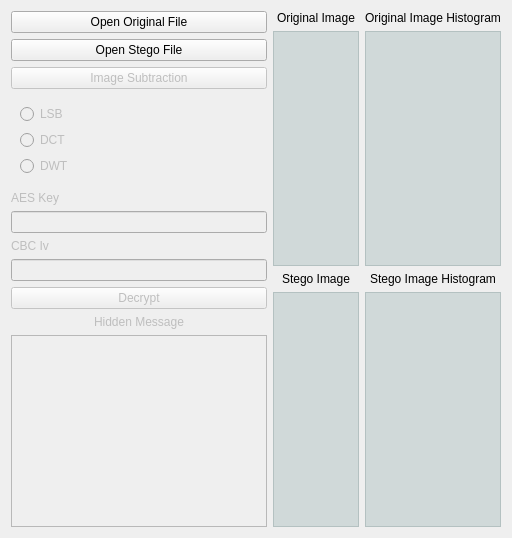
      <widget class="QWidget" name="tab_4">
       <attribute name="title">
        <string>Stego Detection and Decryption</string>
       </attribute>
       <layout class="QHBoxLayout" name="horizontalLayout_4">
        <item>
         <layout class="QVBoxLayout" name="verticalLayout_8">
          <item>
           <widget class="QPushButton" name="btnDecryptOriginal">
            <property name="text">
             <string>Open Original File</string>
            </property>
           </widget>
          </item>
          <item>
           <widget class="QPushButton" name="btnStegoDetectOpen">
            <property name="sizePolicy">
             <sizepolicy hsizetype="Preferred" vsizetype="Fixed">
              <horstretch>0</horstretch>
              <verstretch>0</verstretch>
             </sizepolicy>
            </property>
            <property name="text">
             <string>Open Stego File</string>
            </property>
           </widget>
          </item>
          <item>
           <widget class="QPushButton" name="btnDetectImageSubtraction">
            <property name="enabled">
             <bool>false</bool>
            </property>
            <property name="text">
             <string>Image Subtraction</string>
            </property>
           </widget>
          </item>
          <item>
           <widget class="QWidget" name="widget" native="true">
            <property name="enabled">
             <bool>false</bool>
            </property>
            <property name="sizePolicy">
             <sizepolicy hsizetype="Preferred" vsizetype="Preferred">
              <horstretch>0</horstretch>
              <verstretch>0</verstretch>
             </sizepolicy>
            </property>
            <layout class="QVBoxLayout" name="verticalLayout_7">
             <item>
              <widget class="QRadioButton" name="rbnLSB">
               <property name="text">
                <string>LSB</string>
               </property>
              </widget>
             </item>
             <item>
              <widget class="QRadioButton" name="rbnDCT">
               <property name="text">
                <string>DCT</string>
               </property>
              </widget>
             </item>
             <item>
              <widget class="QRadioButton" name="rbnDWT">
               <property name="text">
                <string>DWT</string>
               </property>
              </widget>
             </item>
            </layout>
           </widget>
          </item>
          <item>
           <widget class="QLabel" name="lblDecryptKey">
            <property name="enabled">
             <bool>false</bool>
            </property>
            <property name="sizePolicy">
             <sizepolicy hsizetype="Preferred" vsizetype="Preferred">
              <horstretch>0</horstretch>
              <verstretch>0</verstretch>
             </sizepolicy>
            </property>
            <property name="text">
             <string>AES Key</string>
            </property>
           </widget>
          </item>
          <item>
           <widget class="QLineEdit" name="ldtKeyDecrypt">
            <property name="enabled">
             <bool>false</bool>
            </property>
            <property name="sizePolicy">
             <sizepolicy hsizetype="Preferred" vsizetype="Fixed">
              <horstretch>0</horstretch>
              <verstretch>0</verstretch>
             </sizepolicy>
            </property>
            <property name="maxLength">
             <number>16</number>
            </property>
           </widget>
          </item>
          <item>
           <widget class="QLabel" name="lblDecryptIV">
            <property name="enabled">
             <bool>false</bool>
            </property>
            <property name="sizePolicy">
             <sizepolicy hsizetype="Preferred" vsizetype="Preferred">
              <horstretch>0</horstretch>
              <verstretch>0</verstretch>
             </sizepolicy>
            </property>
            <property name="text">
             <string>CBC Iv</string>
            </property>
           </widget>
          </item>
          <item>
           <widget class="QLineEdit" name="ldtIVDecrypt">
            <property name="enabled">
             <bool>false</bool>
            </property>
            <property name="sizePolicy">
             <sizepolicy hsizetype="Preferred" vsizetype="Fixed">
              <horstretch>0</horstretch>
              <verstretch>0</verstretch>
             </sizepolicy>
            </property>
            <property name="maxLength">
             <number>16</number>
            </property>
           </widget>
          </item>
          <item>
           <widget class="QPushButton" name="btnStegoDecrypt">
            <property name="enabled">
             <bool>false</bool>
            </property>
            <property name="sizePolicy">
             <sizepolicy hsizetype="Preferred" vsizetype="Fixed">
              <horstretch>0</horstretch>
              <verstretch>0</verstretch>
             </sizepolicy>
            </property>
            <property name="text">
             <string>Decrypt</string>
            </property>
           </widget>
          </item>
          <item>
           <widget class="QLabel" name="lblDecryptMessage">
            <property name="enabled">
             <bool>false</bool>
            </property>
            <property name="sizePolicy">
             <sizepolicy hsizetype="Preferred" vsizetype="Preferred">
              <horstretch>0</horstretch>
              <verstretch>0</verstretch>
             </sizepolicy>
            </property>
            <property name="text">
             <string>Hidden Message</string>
            </property>
            <property name="alignment">
             <set>Qt::AlignCenter</set>
            </property>
           </widget>
          </item>
          <item>
           <widget class="QPlainTextEdit" name="pteDecrypt">
            <property name="enabled">
             <bool>false</bool>
            </property>
            <property name="sizePolicy">
             <sizepolicy hsizetype="Preferred" vsizetype="Expanding">
              <horstretch>0</horstretch>
              <verstretch>0</verstretch>
             </sizepolicy>
            </property>
           </widget>
          </item>
         </layout>
        </item>
        <item>
         <layout class="QGridLayout" name="gridLayout_4">
          <item row="3" column="1">
           <widget class="QGraphicsView" name="grvStegoDetectHist">
            <property name="styleSheet">
             <string notr="true">background-color: rgba(83, 125, 125, 50);</string>
            </property>
            <property name="verticalScrollBarPolicy">
             <enum>Qt::ScrollBarAlwaysOff</enum>
            </property>
            <property name="horizontalScrollBarPolicy">
             <enum>Qt::ScrollBarAlwaysOff</enum>
            </property>
            <property name="sizeAdjustPolicy">
             <enum>QAbstractScrollArea::AdjustToContents</enum>
            </property>
           </widget>
          </item>
          <item row="2" column="1">
           <widget class="QLabel" name="label_7">
            <property name="text">
             <string>Stego Image Histogram</string>
            </property>
            <property name="alignment">
             <set>Qt::AlignCenter</set>
            </property>
           </widget>
          </item>
          <item row="1" column="1">
           <widget class="QGraphicsView" name="grvDetectHistSub">
            <property name="styleSheet">
             <string notr="true">background-color: rgba(83, 125, 125, 50);</string>
            </property>
            <property name="verticalScrollBarPolicy">
             <enum>Qt::ScrollBarAlwaysOff</enum>
            </property>
            <property name="horizontalScrollBarPolicy">
             <enum>Qt::ScrollBarAlwaysOff</enum>
            </property>
            <property name="sizeAdjustPolicy">
             <enum>QAbstractScrollArea::AdjustToContents</enum>
            </property>
           </widget>
          </item>
          <item row="1" column="0">
           <widget class="QGraphicsView" name="grvDetectOri">
            <property name="styleSheet">
             <string notr="true">background-color: rgba(83, 125, 125, 50);</string>
            </property>
            <property name="verticalScrollBarPolicy">
             <enum>Qt::ScrollBarAlwaysOff</enum>
            </property>
            <property name="horizontalScrollBarPolicy">
             <enum>Qt::ScrollBarAlwaysOff</enum>
            </property>
            <property name="sizeAdjustPolicy">
             <enum>QAbstractScrollArea::AdjustToContents</enum>
            </property>
           </widget>
          </item>
          <item row="2" column="0">
           <widget class="QLabel" name="label">
            <property name="text">
             <string>Stego Image</string>
            </property>
            <property name="alignment">
             <set>Qt::AlignCenter</set>
            </property>
           </widget>
          </item>
          <item row="3" column="0">
           <widget class="QGraphicsView" name="grvMainStegoDetect">
            <property name="styleSheet">
             <string notr="true">background-color: rgba(83, 125, 125, 50);</string>
            </property>
            <property name="verticalScrollBarPolicy">
             <enum>Qt::ScrollBarAlwaysOff</enum>
            </property>
            <property name="horizontalScrollBarPolicy">
             <enum>Qt::ScrollBarAlwaysOff</enum>
            </property>
            <property name="sizeAdjustPolicy">
             <enum>QAbstractScrollArea::AdjustToContents</enum>
            </property>
           </widget>
          </item>
          <item row="0" column="0">
           <widget class="QLabel" name="label_2">
            <property name="text">
             <string>Original Image</string>
            </property>
            <property name="alignment">
             <set>Qt::AlignCenter</set>
            </property>
           </widget>
          </item>
          <item row="0" column="1">
           <widget class="QLabel" name="lblDetectHistSub">
            <property name="text">
             <string>Original Image Histogram</string>
            </property>
            <property name="alignment">
             <set>Qt::AlignCenter</set>
            </property>
           </widget>
          </item>
         </layout>
        </item>
       </layout>
      </widget>
